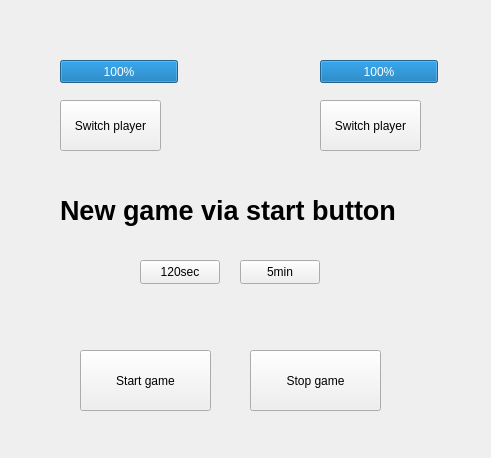
<?xml version="1.0" encoding="UTF-8"?>
<ui version="4.0">
 <class>MainWindow</class>
 <widget class="QMainWindow" name="MainWindow">
  <property name="geometry">
   <rect>
    <x>0</x>
    <y>0</y>
    <width>491</width>
    <height>458</height>
   </rect>
  </property>
  <property name="windowTitle">
   <string>MainWindow</string>
  </property>
  <widget class="QWidget" name="centralwidget">
   <widget class="QPushButton" name="switch_player1">
    <property name="geometry">
     <rect>
      <x>60</x>
      <y>100</y>
      <width>101</width>
      <height>51</height>
     </rect>
    </property>
    <property name="text">
     <string>Switch player</string>
    </property>
   </widget>
   <widget class="QProgressBar" name="progressbar_player1">
    <property name="geometry">
     <rect>
      <x>60</x>
      <y>60</y>
      <width>118</width>
      <height>23</height>
     </rect>
    </property>
    <property name="value">
     <number>100</number>
    </property>
   </widget>
   <widget class="QProgressBar" name="progressbar_player2">
    <property name="geometry">
     <rect>
      <x>320</x>
      <y>60</y>
      <width>118</width>
      <height>23</height>
     </rect>
    </property>
    <property name="value">
     <number>100</number>
    </property>
   </widget>
   <widget class="QPushButton" name="switch_player2">
    <property name="geometry">
     <rect>
      <x>320</x>
      <y>100</y>
      <width>101</width>
      <height>51</height>
     </rect>
    </property>
    <property name="text">
     <string>Switch player</string>
    </property>
   </widget>
   <widget class="QPushButton" name="start_game">
    <property name="geometry">
     <rect>
      <x>80</x>
      <y>350</y>
      <width>131</width>
      <height>61</height>
     </rect>
    </property>
    <property name="text">
     <string>Start game</string>
    </property>
   </widget>
   <widget class="QPushButton" name="stop_game">
    <property name="geometry">
     <rect>
      <x>250</x>
      <y>350</y>
      <width>131</width>
      <height>61</height>
     </rect>
    </property>
    <property name="text">
     <string>Stop game</string>
    </property>
   </widget>
   <widget class="QPushButton" name="twomin">
    <property name="geometry">
     <rect>
      <x>140</x>
      <y>260</y>
      <width>80</width>
      <height>24</height>
     </rect>
    </property>
    <property name="text">
     <string>120sec</string>
    </property>
   </widget>
   <widget class="QPushButton" name="fivemin">
    <property name="geometry">
     <rect>
      <x>240</x>
      <y>260</y>
      <width>80</width>
      <height>24</height>
     </rect>
    </property>
    <property name="text">
     <string>5min</string>
    </property>
   </widget>
   <widget class="QLabel" name="label">
    <property name="geometry">
     <rect>
      <x>60</x>
      <y>190</y>
      <width>491</width>
      <height>41</height>
     </rect>
    </property>
    <property name="font">
     <font>
      <pointsize>20</pointsize>
      <bold>true</bold>
     </font>
    </property>
    <property name="text">
     <string>New game via start button</string>
    </property>
   </widget>
  </widget>
 </widget>
 <resources/>
 <connections/>
</ui>
